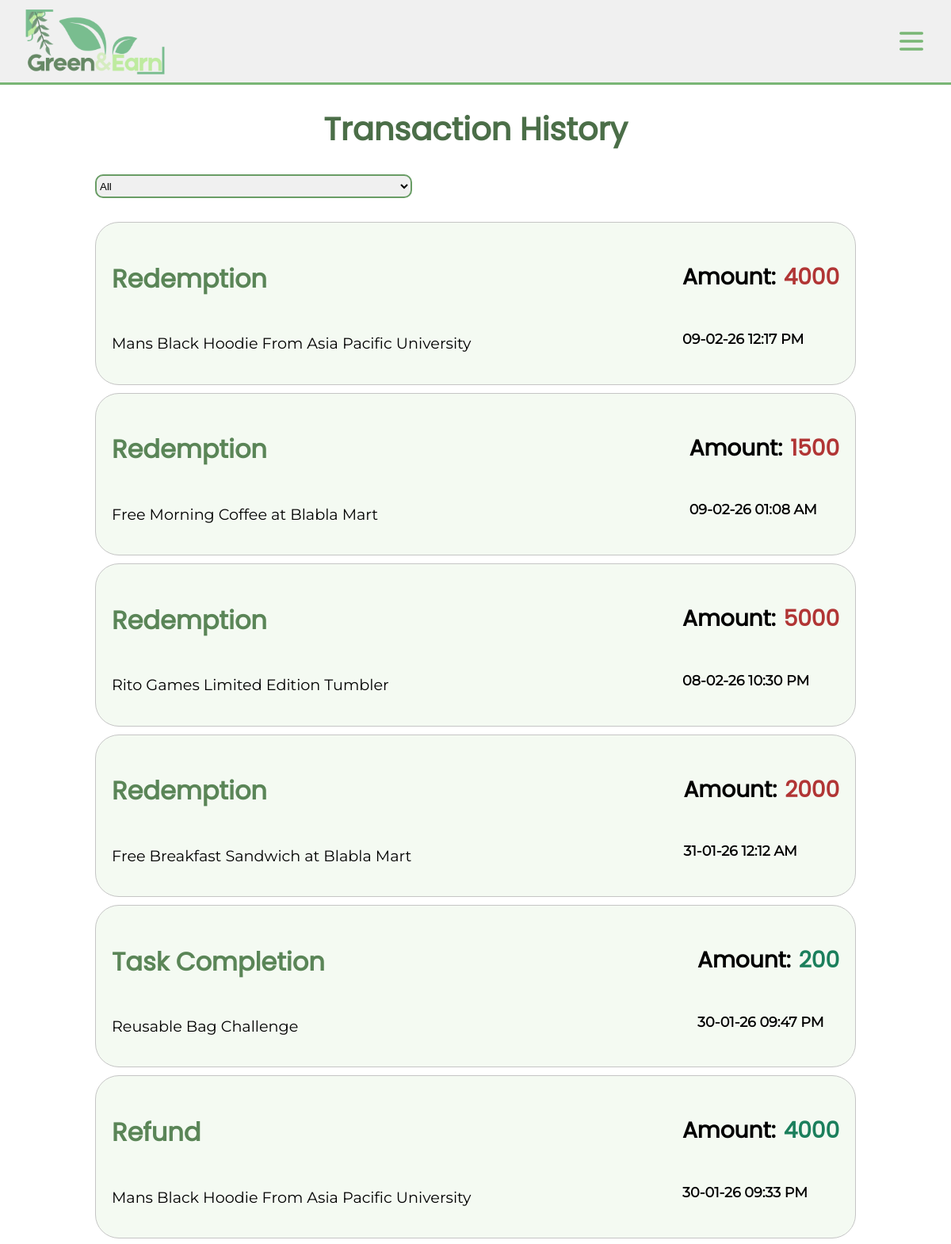
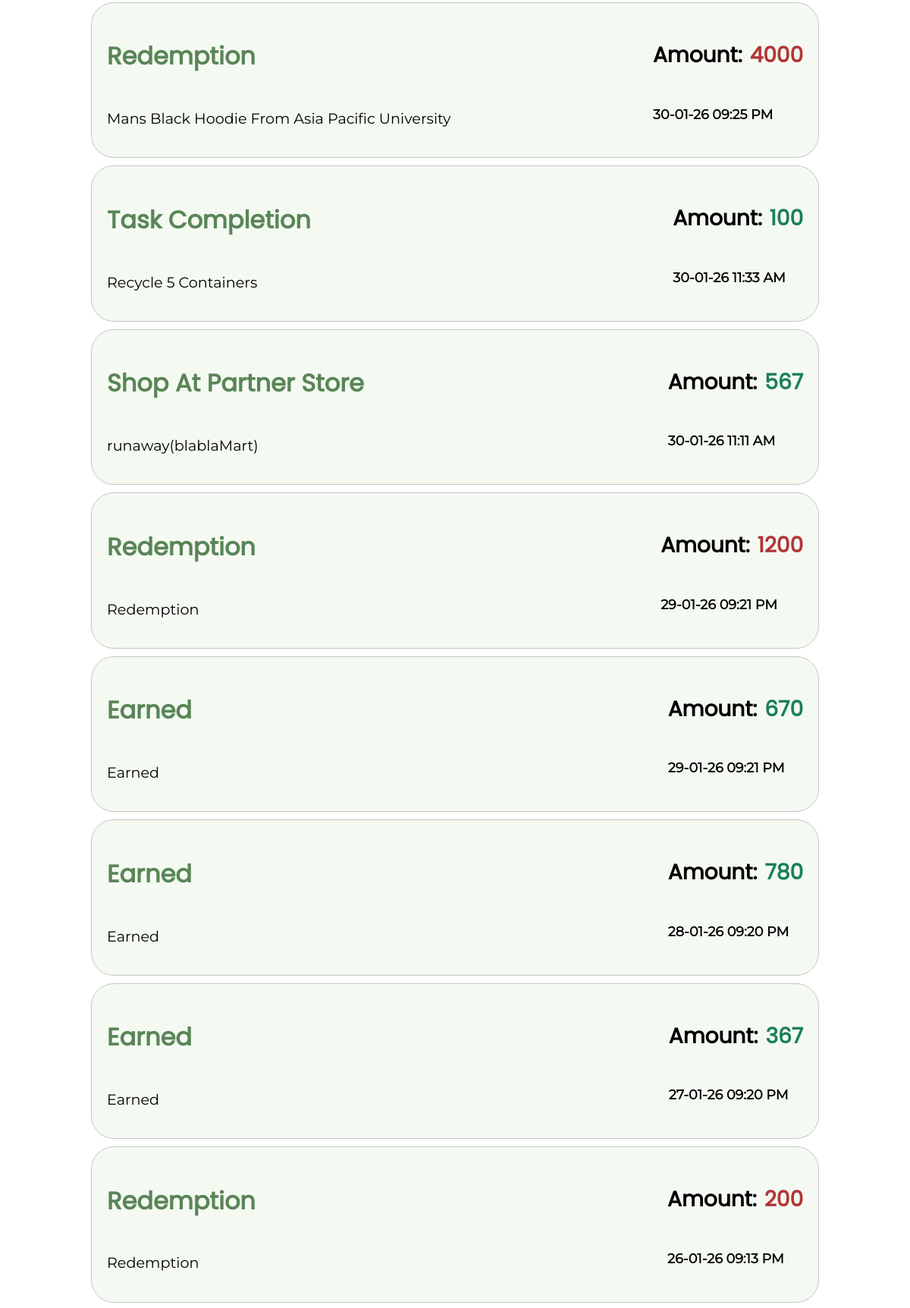
Page /php/member/memberTransactionHistory.php (signed in, upper part) on the committed database (2 pictures, top to bottom).
### tables this page shows
CREATE TABLE `point_transaction` (
  `transaction_id` int(11) UNSIGNED NOT NULL,
  `user_id` int(11) UNSIGNED NOT NULL,
  `submission_id` int(11) UNSIGNED DEFAULT NULL,
  `redemption_id` int(11) UNSIGNED DEFAULT NULL,
  `partner_transaction_id` int(11) UNSIGNED DEFAULT NULL,
  `amount` int(11) NOT NULL,
  `type` varchar(50) NOT NULL,
  `transaction_time` datetime NOT NULL DEFAULT current_timestamp()
);

### php/member/memberTransactionHistory.php (the view, shortened to what this page needs)
<?php
    include "../include/conn.php";
    $user_id = $_SESSION['user_id'];
    $sql = "SELECT pt.*, COALESCE(r.title, a.title, u_partner.username, pt.type) AS transaction_name,
            CASE
                WHEN pt.type = 'Refund' THEN 'Refund'
                WHEN pt.submission_id IS NOT NULL THEN 'Task Completion'
                WHEN pt.partner_transaction_id IS NOT NULL THEN 'Shop At Partner Store'
                WHEN pt.redemption_id IS NOT NULL THEN 'Redemption'
                ELSE pt.type
            END
            AS display_category
            FROM point_transaction pt
            LEFT JOIN reward_redemption rr ON pt.redemption_id = rr.redemption_id
            LEFT JOIN reward r ON rr.reward_id = r.reward_id
            LEFT JOIN activity_submission asub ON pt.submission_id = asub.submission_id
            LEFT JOIN activity a ON asub.activity_id = a.activity_id
            LEFT JOIN partner_point_transaction ptrans ON pt.partner_transaction_id = ptrans.partner_transaction_id
            LEFT JOIN user u_partner ON ptrans.partner_id = u_partner.user_id
            WHERE pt.user_id = ?
            ORDER BY pt.transaction_time DESC";
    $stmt = mysqli_prepare($dbConn, $sql);
    mysqli_stmt_bind_param($stmt, "i", $user_id);
    mysqli_stmt_execute($stmt);
    $result = mysqli_stmt_get_result($stmt);
?>
<!DOCTYPE html>
<html lang="en">
<head>
    <link rel="stylesheet" href="../../css/style.css">
    <link rel="stylesheet" href="../../css/header.css">
    <link rel="stylesheet" href="../../css/member.css">
</head>
<body>
    <?php
        include "../include/header.php";
    ?>
    <h1>Transaction History</h1>
    <div class="transactionContainer">
        <?php if (mysqli_num_rows($result)>0):?>
            <select class="filter" id="transactionFilter">
                <option value="All">All</option>
            </select>
            <?php while($transaction_info = mysqli_fetch_assoc($result)):?>
                <div class='card transactionCard' data-transactionType="<?php echo $transaction_info['type']?>">
                    <div class="transactionInfo">
                        <h2><?php echo $transaction_info['display_category']?></h2>
                        <p class="transactionName"><?php echo $transaction_info['transaction_name']?></p>
                    </div>
                    <div class="transactionInfo">
                        <div class="tamountContainer">
                            <h3>Amount:</h3>
                            <h3 class="transactionType <?php echo $transaction_info['type']?>">
                                <?php echo $transaction_info['amount']?>
                            </h3>
                        </div>
                        <p class="transactionTime"><?php echo date("d-m-y h:i A", strtotime($transaction_info['transaction_time']))?></p>
                    </div>
                </div>
            <?php endwhile;?>
        <?php else:?>
            <h2>No Transaction Record!</h2>
        <?php endif;?>
    </div>
</body>
</html>

### css/style.css (style rules this page uses)
:root { --fs-h1: clamp(1.75rem, 3vw + 1rem, 2.5rem); --fs-h2: clamp(1.5rem, 2.5vw + 1rem, 2rem); --fs-h3: clamp(1.25rem, 2vw + 1rem, 1.75rem); --fs-body: clamp(0.9375rem, 0.5vw + 0.8rem, 1rem); --fs-small: clamp(0.8125rem, 0.5vw + 0.7rem, 0.875rem); --font-heading: 'poppins',sans-serif; --font-body: 'montserrat',sans-serif; --clr-dark-a0: #000000; --clr-light-a0: #ffffff; --clr-primary-a0: #89cf84; --clr-primary-a10: #79b675; --clr-primary-a20: #699d65; --clr-primary-a30: #5a8557; --clr-primary-a40: #4b6e48; --clr-primary-a50: #3d573a; --clr-surface-a0: #ffffff; --clr-surface-a10: #f0f0f0; --clr-surface-a20: #e1e1e1; --clr-surface-a30: #d3d3d3; --clr-surface-a40: #c5c5c5; --clr-surface-a50: #b6b6b6; --clr-surface-tonal-a0: #f4faf2; --clr-surface-tonal-a10: #e6ece5; --clr-surface-tonal-a20: #d9ded8; --clr-surface-tonal-a30: #ccd0cb; --clr-surface-tonal-a40: #bfc2be; --clr-surface-tonal-a50: #b2b4b1; --clr-backdrop: rgba(0, 0, 0, 0.3); --clr-success-a0: #1b7f5c; --clr-warning-a0: #b8871f; --clr-danger-a0: #b13535; --clr-info-a0: #1e56a3; --bg-body: var(--clr-surface-a0); --bg-card: var(--clr-surface-a10); --bg-highlight: var(--clr-surface-tonal-a0); --border-main: var(--clr-surface-a20); --text-main: var(--clr-dark-a0); --text-main-invert: var(--clr-light-a0); --text-muted: var(--clr-surface-a50); --text-on-primary: var(--clr-dark-a0); }
body { text-align: center; margin: 0; padding: 0; font-family: var(--font-body); background-color: var(--clr-surface-a0); color: var(--text-main); }
h1 { font-size: var(--fs-h1); font-family: var(--font-heading); color: var(--clr-primary-a40); }
h2 { font-size: var(--fs-h2); font-family: var(--font-heading); }
h3 { font-size: var(--fs-h3); font-family: var(--font-heading); }
p { font-size: var(--fs-body); }

### css/member.css (style rules this page uses)
* { box-sizing: border-box; }
.card { background-color: var(--bg-highlight); border: 1px solid var(--clr-surface-a40); transition: background-color 0.5s; }
.filter { width: 50%; max-width: 400px; height: 30px; border-radius: 10px; border: 2px solid var(--clr-primary-a20); margin-bottom: 20px; background-color: var(--clr-surface-a10); color: var(--text-main); }
.transactionContainer { margin-top: 10px; display: flex; flex-direction: column; gap: 10px; width: 80%; max-width: 1100px; margin: 0 auto; }
.transactionCard { display: flex; justify-content: space-between; align-self: center; width: 100%; border-radius: 30px; padding: 20px; }
.transactionInfo { display: flex; flex-direction: column; align-items: flex-start; }
.transactionName { font-size: 1.2rem; }
.transactionInfo h2 { color: var(--clr-primary-a30); }
.tamountContainer { display: flex; }
.transactionType { margin-left: 10px }
.transactionType.Redemption { color: var(--clr-danger-a0); }
.transactionType.Earned, .transactionType.Refund { color: var(--clr-success-a0); }
.transactionTime { text-align: right; font-weight: bold; font-size: 1.1rem; }

### rows in the picture
point_transaction: display_category "Redemption", transaction_name "Mans Black Hoodie From Asia Pacific University", amount "4000", transaction_time "09-02-26 12:17 PM"
point_transaction: display_category "Redemption", transaction_name "Free Morning Coffee at Blabla Mart", amount "1500", transaction_time "09-02-26 01:08 AM"
point_transaction: display_category "Redemption", transaction_name "Rito Games Limited Edition Tumbler", amount "5000", transaction_time "08-02-26 10:30 PM"
point_transaction: display_category "Redemption", transaction_name "Free Breakfast Sandwich at Blabla Mart", amount "2000", transaction_time "31-01-26 12:12 AM"
point_transaction: display_category "Task Completion", transaction_name "Reusable Bag Challenge", amount "200", transaction_time "30-01-26 09:47 PM"
point_transaction: display_category "Refund", transaction_name "Mans Black Hoodie From Asia Pacific University", amount "4000", transaction_time "30-01-26 09:33 PM"
point_transaction: display_category "Redemption", transaction_name "Mans Black Hoodie From Asia Pacific University", amount "4000", transaction_time "30-01-26 09:25 PM"
point_transaction: display_category "Task Completion", transaction_name "Recycle 5 Containers", amount "100", transaction_time "30-01-26 11:33 AM"
point_transaction: display_category "Shop At Partner Store", transaction_name "runaway(blablaMart)", amount "567", transaction_time "30-01-26 11:11 AM"
point_transaction: display_category "Redemption", transaction_name "Redemption", amount "1200", transaction_time "29-01-26 09:21 PM"
point_transaction: display_category "Earned", transaction_name "Earned", amount "670", transaction_time "29-01-26 09:21 PM"
point_transaction: display_category "Earned", transaction_name "Earned", amount "780", transaction_time "28-01-26 09:20 PM"
point_transaction: display_category "Earned", transaction_name "Earned", amount "367", transaction_time "27-01-26 09:20 PM"
point_transaction: display_category "Redemption", transaction_name "Redemption", amount "200", transaction_time "26-01-26 09:13 PM"
